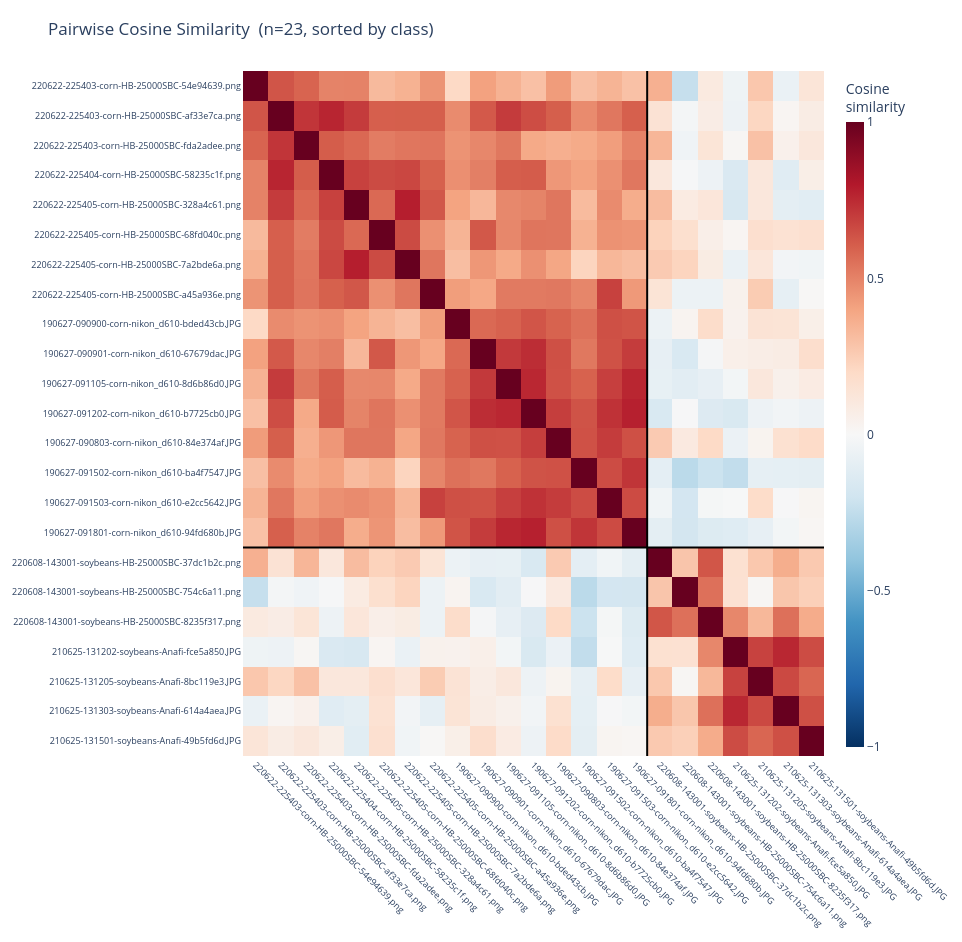

Notebook code for this chart:
### Markdown cell above
#### Pairwise Cosine Similarity

Full N×N cosine similarity matrix sorted by class. Within-class blocks sit on the diagonal — tighter, brighter blocks indicate a more discriminative embedding space.

### Code cell
plot_cosine_similarity(sparse_embeddings, sparse_result, output_path=None)

### Figure 1 — Plotly figure (JSON) as saved in the notebook; plotly's stock layout.template omitted (floating-point values rounded to 4 significant figures; data arrays with more than 128 entries replaced by an {"elided": "..."} marker saying what was removed)
{"data": [{"colorbar": {"thickness": 18, "title": {"text": "Cosine<br>similarity"}}, "colorscale": [[0, "rgb(5,48,97)"], [0.1, "rgb(33,102,172)"], [0.2, "rgb(67,147,195)"], [0.3, "rgb(146,197,222)"], [0.4, "rgb(209,229,240)"], [0.5, "rgb(247,247,247)"], [0.6, "rgb(253,219,199)"], [0.7, "rgb(244,165,130)"], [0.8, "rgb(214,96,77)"], [0.9, "rgb(178,24,43)"], [1, "rgb(103,0,31)"]], "hovertemplate": "Row: %{y}<br>Col: %{x}<br>Cosine similarity: %{z:.4f}<extra></extra>", "type": "heatmap", "x": ["220622-225403-corn-HB-25000SBC-54e94639.png", "220622-225403-corn-HB-25000SBC-af33e7ca.png", "220622-225403-corn-HB-25000SBC-fda2adee.png", "220622-225404-corn-HB-25000SBC-58235c1f.png", "220622-225405-corn-HB-25000SBC-328a4c61.png", "220622-225405-corn-HB-25000SBC-68fd040c.png", "220622-225405-corn-HB-25000SBC-7a2bde6a.png", "220622-225405-corn-HB-25000SBC-a45a936e.png", "190627-090900-corn-nikon_d610-bded43cb.JPG", "190627-090901-corn-nikon_d610-67679dac.JPG", "190627-091105-corn-nikon_d610-8d6b86d0.JPG", "190627-091202-corn-nikon_d610-b7725cb0.JPG", "190627-090803-corn-nikon_d610-84e374af.JPG", "190627-091502-corn-nikon_d610-ba4f7547.JPG", "190627-091503-corn-nikon_d610-e2cc5642.JPG", "190627-091801-corn-nikon_d610-94fd680b.JPG", "220608-143001-soybeans-HB-25000SBC-37dc1b2c.png", "220608-143001-soybeans-HB-25000SBC-754c6a11.png", "220608-143001-soybeans-HB-25000SBC-8235f317.png", "210625-131202-soybeans-Anafi-fce5a850.JPG", "210625-131205-soybeans-Anafi-8bc119e3.JPG", "210625-131303-soybeans-Anafi-614a4aea.JPG", "210625-131501-soybeans-Anafi-49b5fd6d.JPG"], "y": ["220622-225403-corn-HB-25000SBC-54e94639.png", "220622-225403-corn-HB-25000SBC-af33e7ca.png", "220622-225403-corn-HB-25000SBC-fda2adee.png", "220622-225404-corn-HB-25000SBC-58235c1f.png", "220622-225405-corn-HB-25000SBC-328a4c61.png", "220622-225405-corn-HB-25000SBC-68fd040c.png", "220622-225405-corn-HB-25000SBC-7a2bde6a.png", "220622-225405-corn-HB-25000SBC-a45a936e.png", "190627-090900-corn-nikon_d610-bded43cb.JPG", "190627-090901-corn-nikon_d610-67679dac.JPG", "190627-091105-corn-nikon_d610-8d6b86d0.JPG", "190627-091202-corn-nikon_d610-b7725cb0.JPG", "190627-090803-corn-nikon_d610-84e374af.JPG", "190627-091502-corn-nikon_d610-ba4f7547.JPG", "190627-091503-corn-nikon_d610-e2cc5642.JPG", "190627-091801-corn-nikon_d610-94fd680b.JPG", "220608-143001-soybeans-HB-25000SBC-37dc1b2c.png", "220608-143001-soybeans-HB-25000SBC-754c6a11.png", "220608-143001-soybeans-HB-25000SBC-8235f317.png", "210625-131202-soybeans-Anafi-fce5a850.JPG", "210625-131205-soybeans-Anafi-8bc119e3.JPG", "210625-131303-soybeans-Anafi-614a4aea.JPG", "210625-131501-soybeans-Anafi-49b5fd6d.JPG"], "z": {"elided": "23x23 float values"}, "zmax": 1, "zmin": -1}], "layout": {"height": 942, "margin": {"b": 140, "l": 140, "r": 60, "t": 70}, "paper_bgcolor": "white", "plot_bgcolor": "white", "shapes": [{"line": {"color": "black", "width": 2}, "type": "line", "x0": 15.5, "x1": 15.5, "y0": -0.5, "y1": 22.5}, {"line": {"color": "black", "width": 2}, "type": "line", "x0": -0.5, "x1": 22.5, "y0": 15.5, "y1": 15.5}], "title": {"font": {"size": 17}, "text": "Pairwise Cosine Similarity  (n=23, sorted by class)"}, "width": 962, "xaxis": {"tickangle": 45, "tickfont": {"size": 9}}, "yaxis": {"autorange": "reversed", "tickfont": {"size": 9}}}}
